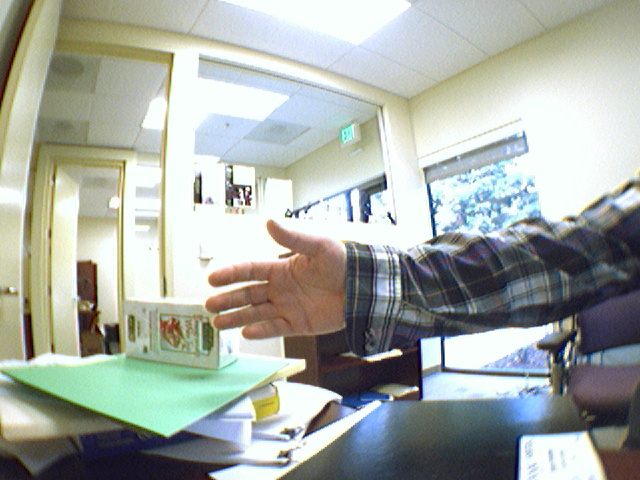
//> input picture data/OpticalFlow0.jpg, 640 x 480 px
$ ./cvHoughCircles ../../data/OpticalFlow0.jpg   (built with g++ and OpenCV 4)
//> lines starting //> are read from the running program, lines starting //| are printed output that depends on the picture; after the words box and inside, x2 and y2 are one past the last pixel; in counts of white or black regions, pixels touching at a corner belong together
//
//  cvHoughCircles.cpp
//  LearningOpenCV
//
//  Created by YourtionGuo on 7/28/16.
//  Copyright © 2016 Yourtion. All rights reserved.
//

#include <iostream>
#include <highgui.h>
#include <cv.h>

int main(int argc, const char * argv[]) {

    IplImage* image = cvLoadImage(argv[1], CV_LOAD_IMAGE_GRAYSCALE);
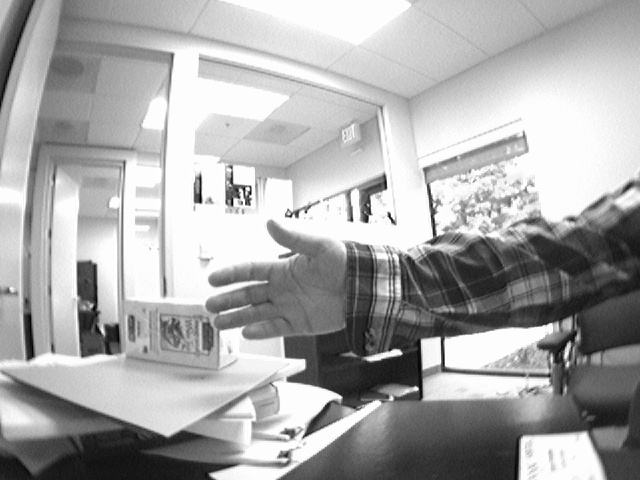
//> image: 480 rows x 640 cols, CV_8UC1; min 0, max 255, mean 168.8

    CvMemStorage* storage = cvCreateMemStorage(0);
    cvSmooth(image, image, CV_GAUSSIAN, 5, 5);

    CvSeq* results = cvHoughCircles( image, storage, CV_HOUGH_GRADIENT, 2, image->width/10 );
//> results = 40 circles (x, y, radius), first 12: [245, 257, 199], [313, 247, 172.6], [255, 109, 235.6], [279, 19, 316.6], [469, 339, 103.6], [295, 313, 124.8], [381, 15, 297.4], [351, 457, 200.8], [479, 61, 270.8], [303, 183, 152.2], [189, 213, 140], [403, 139, 125.2]

    for ( int i = 0; i < results->total ; i++ ) {
        float* p = (float *) cvGetSeqElem( results, i);
        CvPoint pt = cvPoint( cvRound(p[0]), cvRound(p[1]) );
        cvCircle(image, pt, cvRound(p[2]), CV_RGB(0xff, 0xff, 0xff));
    }
//> this loop made 40 passes
//> pt on passes 1 to 12: Point(245, 257), Point(313, 247), Point(255, 109), Point(279, 19), Point(469, 339), Point(295, 313), Point(381, 15), Point(351, 457), Point(479, 61), Point(303, 183), Point(189, 213), Point(403, 139)
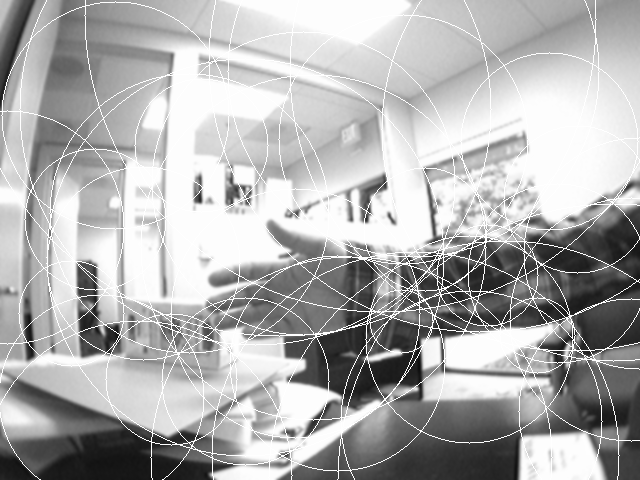
//> image: 480 rows x 640 cols, CV_8UC1; min 14, max 255, mean 174.9
    cvNamedWindow( "cvHoughCircles", 1 );
    cvShowImage( "cvHoughCircles", image );
    cvWaitKey(0);

    return 0;
}

$ run again, on data/baboon.jpg
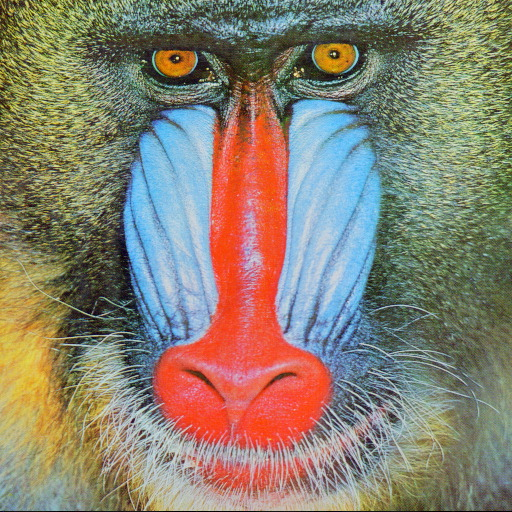
//> input picture data/baboon.jpg, 512 x 512 px
//> `cvSmooth(image, image, CV_GAUSSIAN, 5, 5);`:
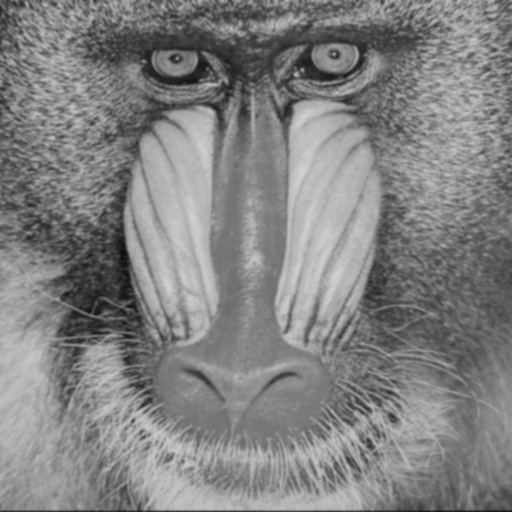
//> image: 512 rows x 512 cols, CV_8UC1; min 13, max 211, mean 129.6
//> results = 60 circles (x, y, radius), first 12: [227, 231, 222.8], [263, 279, 205.8], [279, 227, 222.2], [211, 283, 192.8], [327, 245, 236.8], [267, 177, 177], [195, 187, 187.8], [175, 237, 228.6], [317, 189, 188], [229, 137, 187.8], [307, 309, 174.6], [145, 149, 143.8]
//> the loop `for ( int i = 0; i < results->total ; i++ )` made 60 passes
//> pt on passes 1 to 8: Point(227, 231), Point(263, 279), Point(279, 227), Point(211, 283), Point(327, 245), Point(267, 177), Point(195, 187), Point(175, 237)
//> after the loop `for ( int i = 0; i < results->total ; i++ )`:
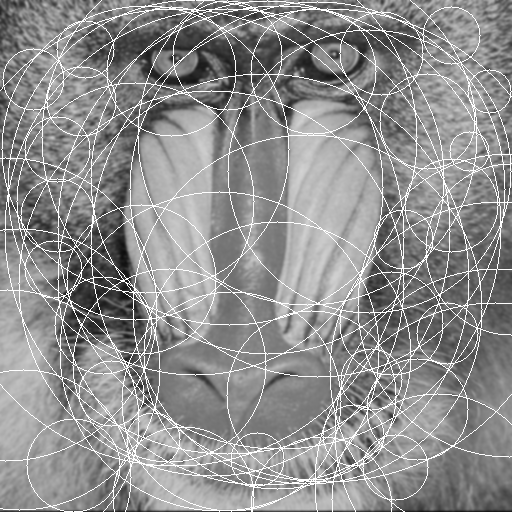
//> image: 512 rows x 512 cols, CV_8UC1; 10.03% of pixels changed, all inside (x1, y1, x2, y2) = (0, 0, 512, 512)
